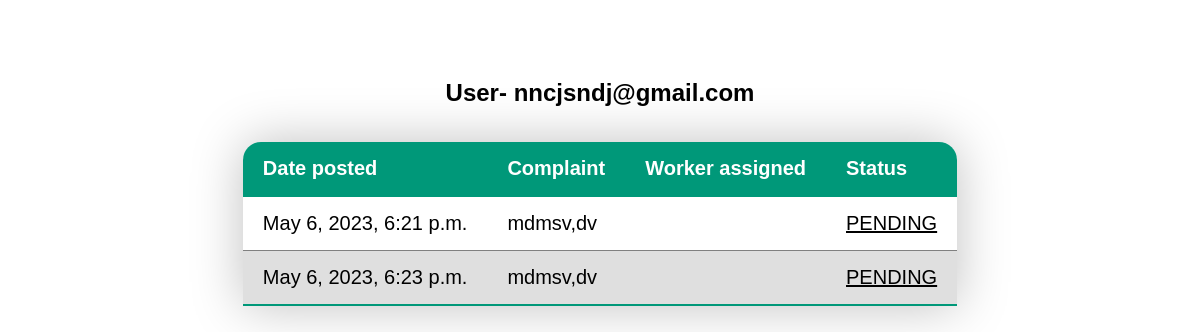
Screenshot of /history/ (signed in) with the database file from the repository.
### user/models.py (models this page shows)
class CustomUser(AbstractUser):
    email = models.EmailField(verbose_name="Email", null=True, unique=True, max_length=100)
    USERNAME_FIELD = "email" # make the user log in with the email
    REQUIRED_FIELDS = ["username"]
    objects = CustomUserManager()

### home/models.py (models this page shows, shortened)
class TaskHistory(models.Model):
     title = models.CharField(max_length=100)
     complaint = models.TextField() #unrestricted text
     date_posted=models.DateTimeField(default=timezone.now)#(auto_now=True)#updated date post everytime post is updated
     assignedby = models.ForeignKey(UserProfile, on_delete=models.CASCADE)  #IF USER IS DELETED POSTS ARE DELETED
     assigned=models.ForeignKey(WorkerProfile,on_delete=models.CASCADE,null =True,default=None)
     profession=models.CharField(max_length=100)
     status=models.CharField(default = "PENDING", max_length = 50)

### home/views.py (the view)
# urls.py: path('history/', displayhistory, name = 'history'),
def displayhistory(request):
    if request.user.is_authenticated:
        user1=request.user
        c=CustomUser.objects.get(email=user1)
        u=UserProfile.objects.get(user=c)
        tasks = TaskHistory.objects.filter(assignedby = u)
        context = {
            'tasks' : tasks,
            'request.user' : request.user
            }
    else:
        return render(request, 'home/loginerror.html')
    return render(request, 'home/displayhistory.html',context)

### home/templates/home/displayhistory.html (shortened to what this page needs)
<!DOCTYPE html>
<html lang="en">
<head>
</head>
<body>
    <div>
        <h2 class="account-heading center">User- {{ request.user }}</h2>
        <table class="content-table">
            <thead>
                <tr>
                    <th>Date posted</th>
                    <th>Complaint</th>
                    <th>Worker assigned</th>
                    <th>Status</th>
                </tr>
            </thead>
            <tbody>
                {% for task in tasks %}
                <tr>
                    <td><a href="{% url 'detailed_task' pk=task.id %}">{{ task.date_posted }}</a></td>
                    <td><a href="{% url 'detailed_task' pk=task.id %}">{{ task.complaint }}</a></td>
                    <td><a href="{% url 'detailed_task' pk=task.id %}">{{ task.assigned.worker.user.username}}</a></td>
                    <td class="underline"><a href="{% url 'detailed_task' pk=task.id %}">{{ task.status }}</a></td>
                </tr>
                {% endfor %}
            </tbody>
        </table>
    </div>
</body>
</html>

### home/templates/home/displayhistory.html (style rules this page uses)
* { font-family: sans-serif; }
body { display: flex; justify-content: center; align-items: center; }
.center { text-align: center; margin-bottom: 35px; }
body div { margin: 51px; }
.content-table { border-collapse: collapse; margin: 25px; font-size: 20px; min-width: 500px; border-radius: 18px 18px 0 0; overflow: hidden; box-shadow: 0 0 51px rgb(0 0 0 / 25%) }
.content-table thead tr { text-align: left; background-color: #009879; color: white; }
.content-table th, .content-table td { padding: 15px 20px; }
.content-table tbody tr { border-bottom: 1px solid gray; }
.content-table tr:nth-of-type(even) { background-color: #80808040; }
.content-table tr:last-of-type { border-bottom: 2px solid #009879; }
.content-table tbody td a { text-decoration: none; cursor: pointer; color: black; }
.underline { text-decoration: underline; }

### rows the page displays
CustomUser: user "nncjsndj@gmail.com"
TaskHistory: date_posted "May 6, 2023, 6:21 p.m.", complaint "mdmsv,dv", status "PENDING"
TaskHistory: date_posted "May 6, 2023, 6:23 p.m.", complaint "mdmsv,dv", status "PENDING"
